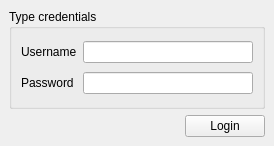
<ui version="4.0" >
 <class>LoginWdg</class>
 <widget class="QWidget" name="LoginWdg" >
  <property name="geometry" >
   <rect>
    <x>0</x>
    <y>0</y>
    <width>274</width>
    <height>146</height>
   </rect>
  </property>
  <property name="windowTitle" >
   <string>Login</string>
  </property>
  <layout class="QGridLayout" >
   <property name="margin" >
    <number>9</number>
   </property>
   <property name="spacing" >
    <number>6</number>
   </property>
   <item row="1" column="1" >
    <widget class="QPushButton" name="btn_login" >
     <property name="text" >
      <string>Login</string>
     </property>
    </widget>
   </item>
   <item row="1" column="0" >
    <spacer>
     <property name="orientation" >
      <enum>Qt::Horizontal</enum>
     </property>
     <property name="sizeHint" >
      <size>
       <width>151</width>
       <height>20</height>
      </size>
     </property>
    </spacer>
   </item>
   <item row="0" column="0" colspan="2" >
    <widget class="QGroupBox" name="groupBox" >
     <property name="title" >
      <string>Type credentials</string>
     </property>
     <layout class="QGridLayout" >
      <property name="margin" >
       <number>9</number>
      </property>
      <property name="spacing" >
       <number>6</number>
      </property>
      <item row="1" column="0" >
       <widget class="QLabel" name="label_2" >
        <property name="text" >
         <string>Password</string>
        </property>
       </widget>
      </item>
      <item row="0" column="0" >
       <widget class="QLabel" name="label" >
        <property name="text" >
         <string>Username</string>
        </property>
       </widget>
      </item>
      <item row="1" column="1" >
       <widget class="QLineEdit" name="ed_passwd" >
        <property name="echoMode" >
         <enum>QLineEdit::Password</enum>
        </property>
       </widget>
      </item>
      <item row="0" column="1" >
       <widget class="QLineEdit" name="ed_username" />
      </item>
     </layout>
    </widget>
   </item>
  </layout>
 </widget>
 <tabstops>
  <tabstop>ed_username</tabstop>
  <tabstop>ed_passwd</tabstop>
  <tabstop>btn_login</tabstop>
 </tabstops>
 <resources/>
 <connections/>
</ui>
